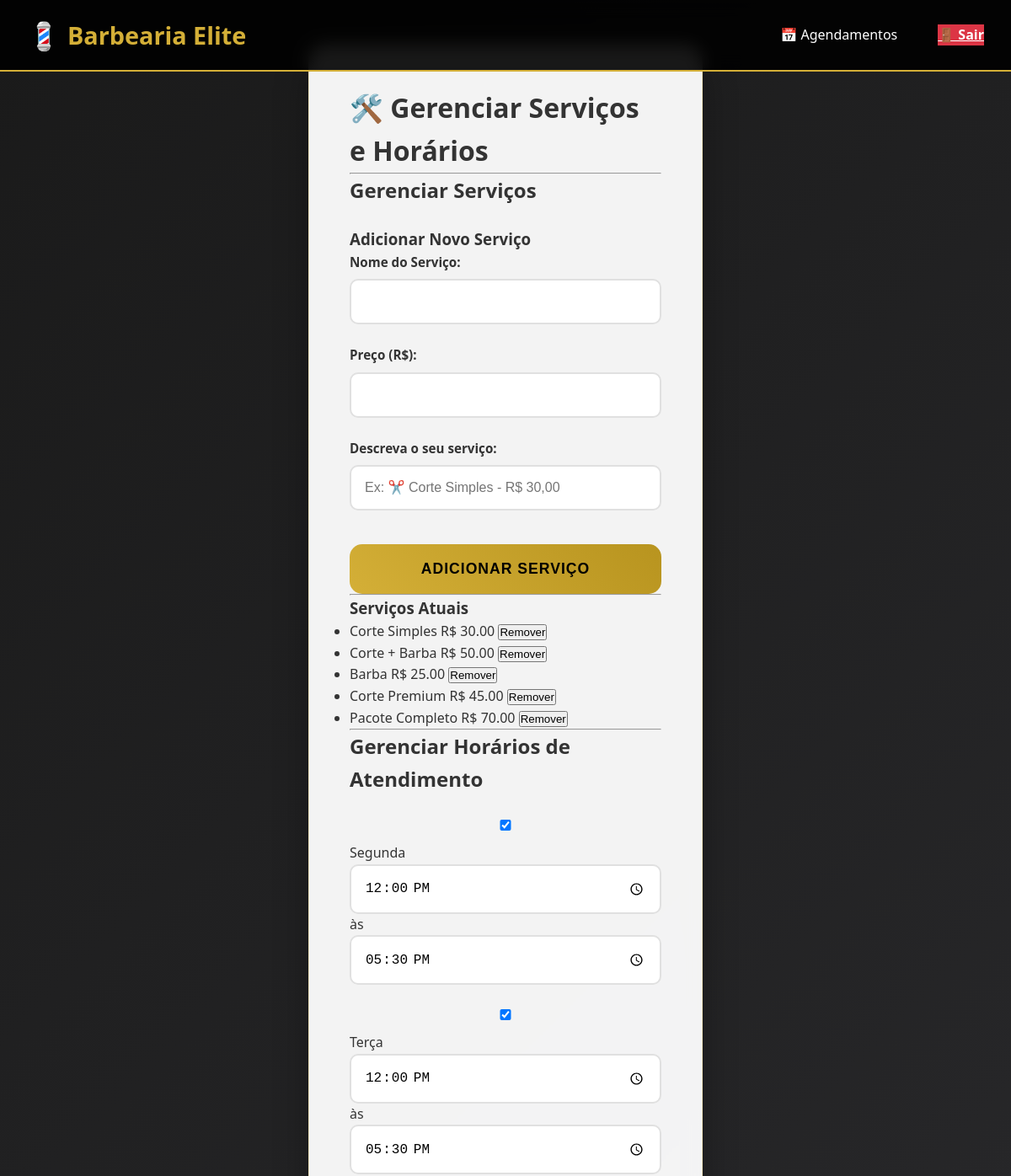
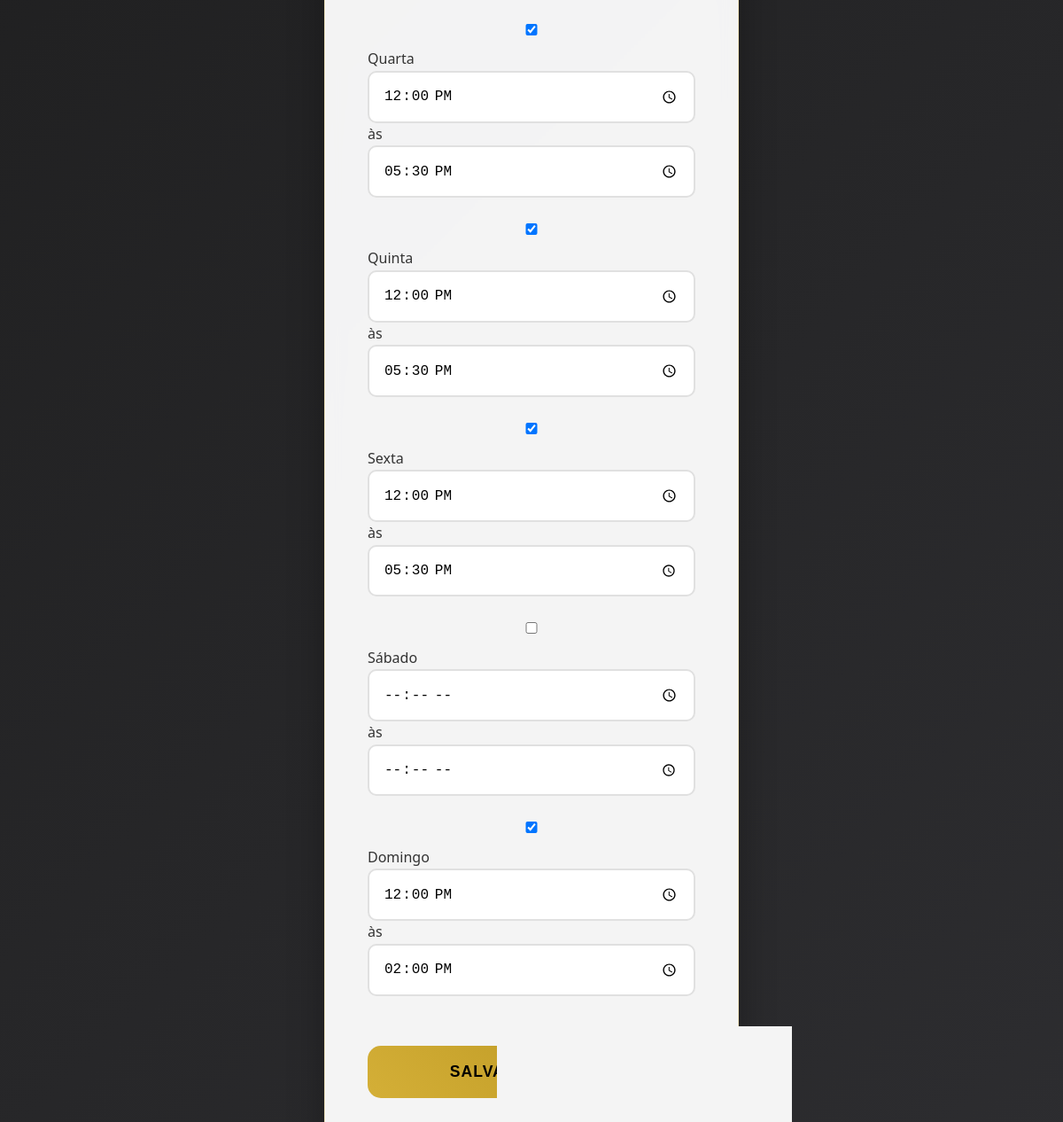
Page /gerenciar-servicos (signed in) on the committed database (2 pictures, top to bottom).
### app.py (models this page shows)
class Servico(db.Model):
    id = db.Column(db.Integer, primary_key=True)
    nome = db.Column(db.String(100), nullable=False, unique=True)
    preco = db.Column(db.Float, nullable=False)
    descricao = db.Column(db.String(255), nullable=True)

class HorarioConfiguracao(db.Model):
    id = db.Column(db.Integer, primary_key=True)
    dia_semana = db.Column(db.String(20), nullable=False, unique=True)
    abertura = db.Column(db.String(5), nullable=False)
    fechamento = db.Column(db.String(5), nullable=False)

### app.py (the view, shortened to what this page needs)
@app.route("/gerenciar-servicos", methods=["GET", "POST"])
def gerenciar_servicos():
    if not session.get("logado"):
        return redirect(url_for("login"))
    servicos = Servico.query.all()
    dias_semana_ordem = ["Segunda", "Terça", "Quarta", "Quinta", "Sexta", "Sábado", "Domingo"]
    configuracao_atual = {c.dia_semana: {"abertura": c.abertura, "fechamento": c.fechamento, "aberto": True}
                          for c in HorarioConfiguracao.query.all()}
    configuracao_completa = {dia: configuracao_atual.get(dia, {"abertura": "", "fechamento": "", "aberto": False})
                             for dia in dias_semana_ordem}
    return render_template("gerenciar_servicos.html",
                           servicos=servicos,
                           configuracao_completa=configuracao_completa)

### templates/gerenciar_servicos.html (shortened to what this page needs)
<!DOCTYPE html>
<html lang="pt-BR">
<head>
    <link rel="stylesheet" href="{{ url_for('static', filename='style.css') }}">
</head>
<body>
    <nav class="navbar">
        <div class="nav-container">
            <a href="{{ url_for('index') }}" class="logo">
                <span class="logo-icon">💈</span>
                Barbearia Elite
            </a>
            <div class="nav-links">
                <a href="{{ url_for('agendamentos') }}" class="nav-link">
                    📅 Agendamentos
                </a>
                <a href="{{ url_for('logout') }}" class="logout-btn">🚪 Sair</a>
            </div>
        </div>
    </nav>
    <main class="container">
        <div class="form-card">
            <h1>🛠️ Gerenciar Serviços e Horários</h1>
            <div class="section-container">
                <hr class="separator">
                <h2 style="margin-bottom: 1.5rem;">Gerenciar Serviços</h2>
                <form method="POST" action="{{ url_for('gerenciar_servicos') }}" class="add-service-form">
                    <h3>Adicionar Novo Serviço</h3>
                    <div class="form-group">
                        <label for="nome">Nome do Serviço:</label>
                        <input type="text" id="nome" name="nome" required>
                    </div>
                    <div class="form-group">
                        <label for="preco">Preço (R$):</label>
                        <input type="number" id="preco" name="preco" step="0.01" required>
                    </div>
                    <div class="form-group">
                        <label for="descricao">Descreva o seu serviço:</label>
                        <input type="text" id="descricao" name="descricao" placeholder="Ex: ✂️ Corte Simples - R$ 30,00">
                    </div>
                    <button type="submit" class="btn-primary">Adicionar Serviço</button>
                </form>
                <hr class="separator">
                <div class="service-list">
                    <h3>Serviços Atuais</h3>
                    {% if servicos %}
                        <ul>
                            {% for servico in servicos %}
                                <li>
                                    <div class="service-item">
                                        <span class="service-name">{{ servico.nome }}</span>
                                        <span class="service-price">R$ {{ "%.2f"|format(servico.preco) }}</span>
                                        <form method="POST" action="{{ url_for('gerenciar_servicos') }}" style="display:inline;">
                                            <button type="submit" class="btn-remove">Remover</button>
                                        </form>
                                    </div>
                                </li>
                            {% endfor %}
                        </ul>
                    {% else %}
                        <p>Nenhum serviço cadastrado ainda. Adicione um acima!</p>
                    {% endif %}
                </div>
            </div>
            <div class="section-container">
                <hr class="separator">
                <h2 style="margin-bottom: 1.5rem;">Gerenciar Horários de Atendimento</h2>
                <form id="horarioForm" onsubmit="salvarHorarios(event)">
                    {% for dia, config in configuracao_completa.items() %}
                        <div class="form-group dia-semana">
                            <label class="switch">
                                <input type="checkbox" name="dia" value="{{ dia }}" {% if config.aberto %}checked{% endif %}>
                            </label>
                            <span class="dia-label">{{ dia }}</span>
                            <div class="horarios {% if not config.aberto %}hidden{% endif %}">
                                <input type="time" name="abertura_{{ dia }}" value="{{ config.abertura }}">
                                <span>às</span>
                                <input type="time" name="fechamento_{{ dia }}" value="{{ config.fechamento }}">
                            </div>
                        </div>
                    {% endfor %}
                    <button type="submit" class="btn-primary" style="margin-top: 2rem;">Salvar Horários</button>
                </form>
            </div>
        </div>
    </main>
</body>
</html>

### static/style.css (style rules this page uses)
* { margin: 0; padding: 0; box-sizing: border-box; }
body { font-family: 'Segoe UI', Tahoma, Geneva, Verdana, sans-serif; background: linear-gradient(135deg, #1a1a1a 0%, #2d2d30 100%); color: #ffffff; min-height: 100vh; line-height: 1.6; }
.navbar { background: rgba(0, 0, 0, 0.9); backdrop-filter: blur(10px); padding: 1rem 0; position: sticky; top: 0; z-index: 1000; border-bottom: 2px solid #d4af37; }
.nav-container { max-width: 1200px; margin: 0 auto; display: flex; justify-content: space-between; align-items: center; padding: 0 2rem; }
.logo { display: flex; align-items: center; font-size: 1.8rem; font-weight: bold; color: #d4af37; text-decoration: none; }
.logo-icon { margin-right: 0.5rem; font-size: 2rem; }
.nav-links { display: flex; gap: 2rem; align-items: center; }
.nav-link { color: #ffffff; text-decoration: none; padding: 0.5rem 1rem; border-radius: 25px; transition: all 0.3s ease; font-weight: 500; }
.container { max-width: 500px; margin: -2rem auto 4rem; padding: 0 1rem; position: relative; }
.form-card { background: rgba(255, 255, 255, 0.95); backdrop-filter: blur(10px); border-radius: 20px; padding: 3rem; box-shadow: 0 20px 40px rgba(0,0,0,0.3); border: 1px solid rgba(212, 175, 55, 0.3); color: #333; }
.form-group { margin-bottom: 1.5rem; }
label { display: block; font-weight: 600; margin-bottom: 0.5rem; color: #333; font-size: 0.95rem; }
input, select { width: 100%; padding: 1rem; border: 2px solid #e0e0e0; border-radius: 10px; font-size: 1rem; transition: all 0.3s ease; background: #fff; }
.btn-primary { width: 100%; padding: 1.2rem; background: linear-gradient(45deg, #d4af37, #b8941f); color: #000; border: none; border-radius: 15px; font-size: 1.1rem; font-weight: bold; cursor: pointer; transition: all 0.3s ease; text-transform: uppercase; letter-spacing: 1px; margin-top: 1rem; }
.logout-btn { background: #dc3545; color: white !important; font-weight: bold; }

### rows in the picture
Servico: nome "Corte Simples", preco "30.00"
Servico: nome "Corte + Barba", preco "50.00"
Servico: nome "Barba", preco "25.00"
Servico: nome "Corte Premium", preco "45.00"
Servico: nome "Pacote Completo", preco "70.00"
HorarioConfiguracao: dia_semana "Segunda", abertura "12:00", fechamento "17:30"
HorarioConfiguracao: dia_semana "Terça", abertura "12:00", fechamento "17:30"
HorarioConfiguracao: dia_semana "Quarta", abertura "12:00", fechamento "17:30"
HorarioConfiguracao: dia_semana "Quinta", abertura "12:00", fechamento "17:30"
HorarioConfiguracao: dia_semana "Sexta", abertura "12:00", fechamento "17:30"
HorarioConfiguracao: dia_semana "Domingo", abertura "12:00", fechamento "14:00"

### other values in the picture
{{ dia }} "Sábado"
